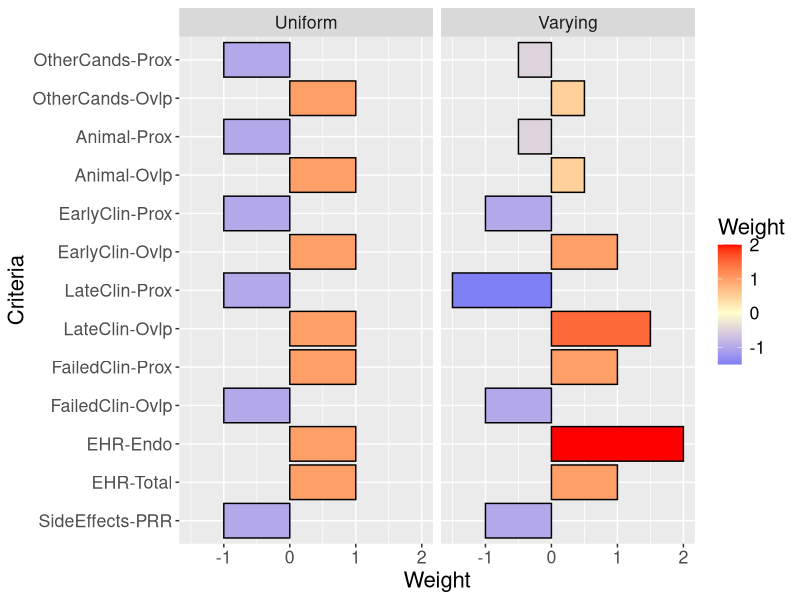
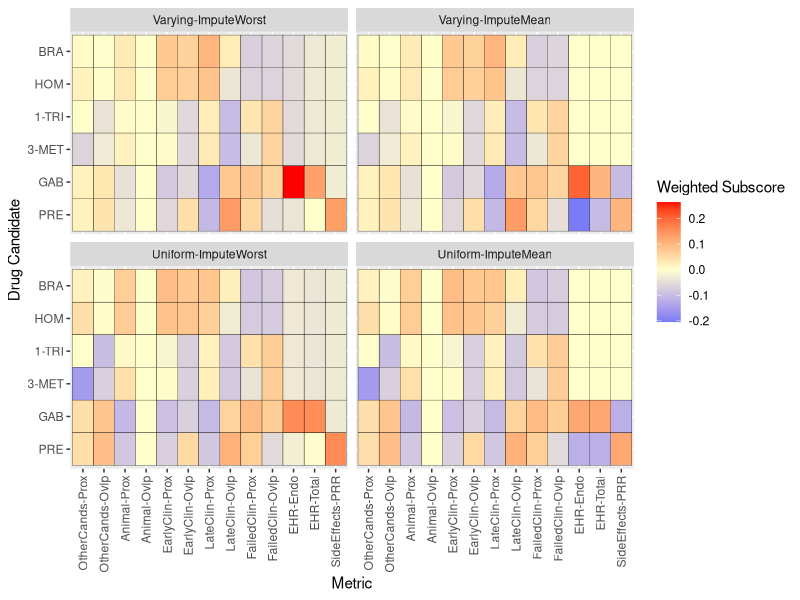
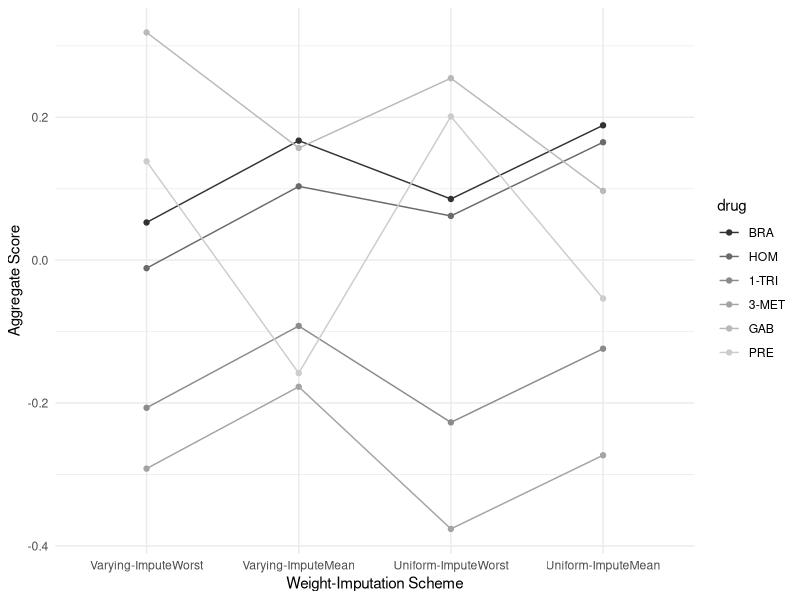
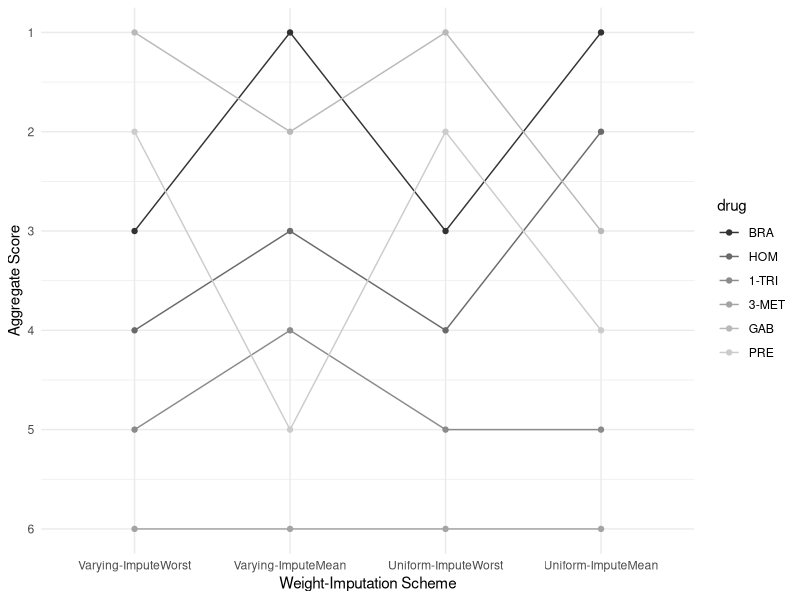
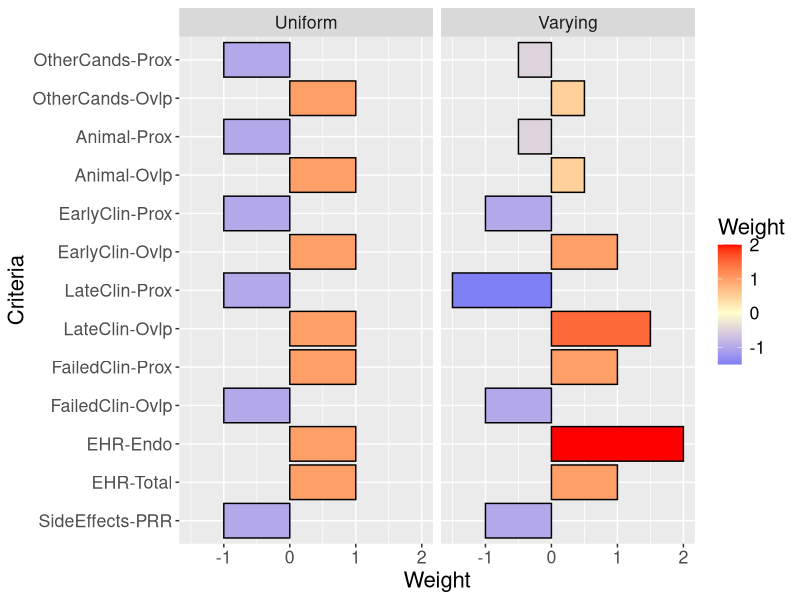
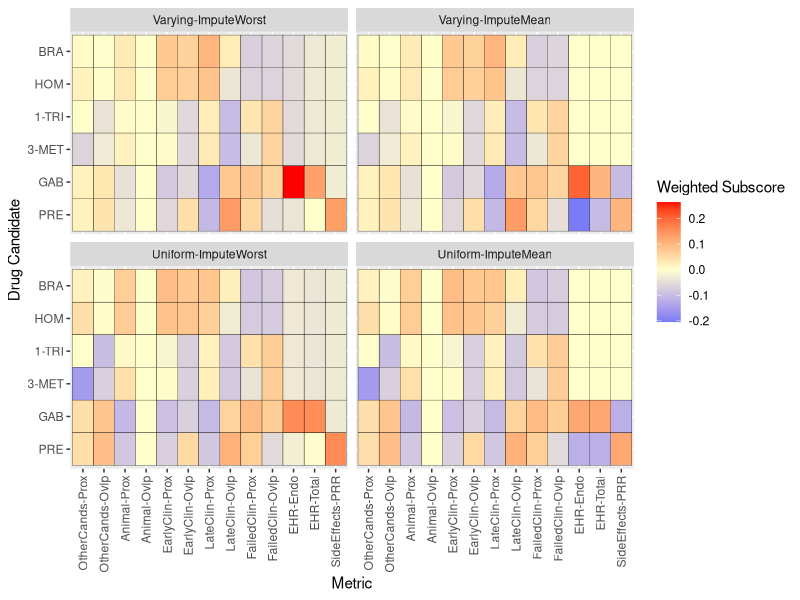
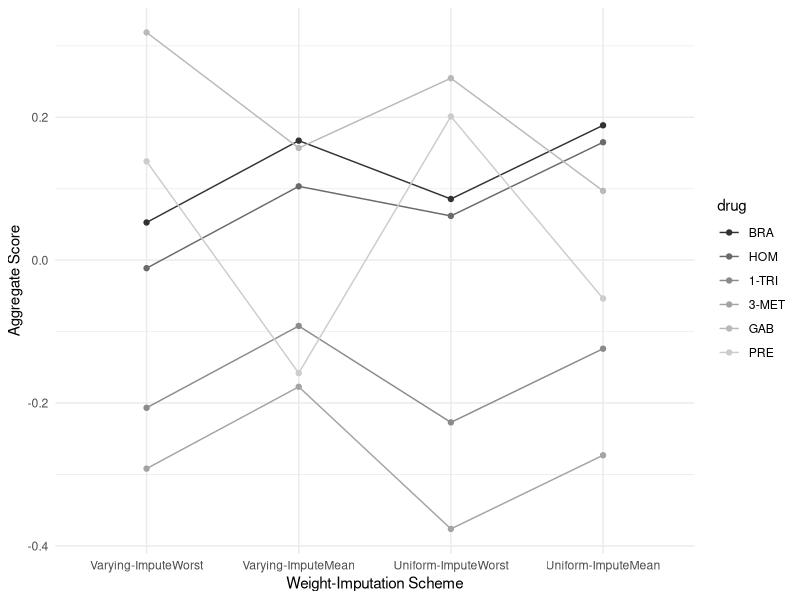
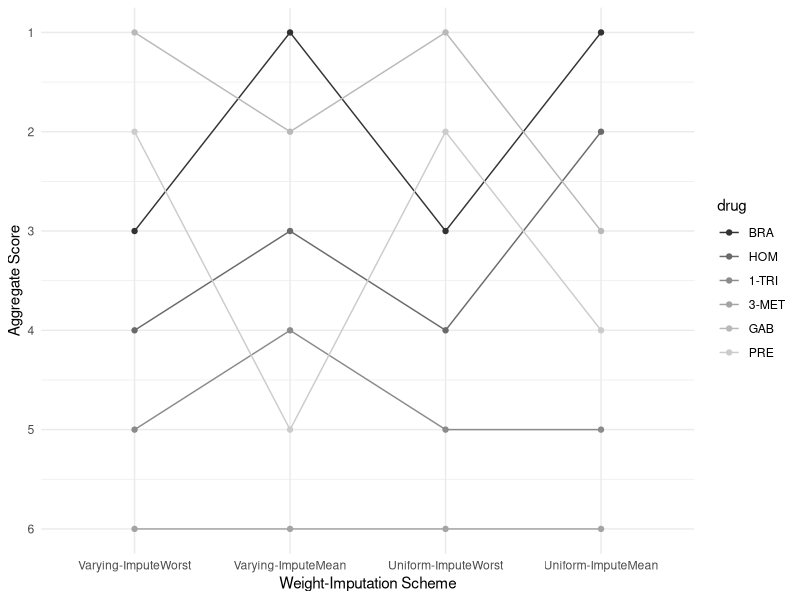

Reproduce these figures in R, in order.
## ---- chunk 1
knitr::opts_chunk$set(echo = TRUE)

library(here)
library(readxl)
library(tidyverse)
library(ggplot2)

if (!dir.exists(here('data/score_output'))) {
  dir.create(here('data/score_output'))
}
## ---- chunk 2
overlap_df <- read.csv(here('data/score_output/metric_similarity.csv'))
side_effect_df <- read.csv(here('data/score_output/metric_prr.csv'))
ehr_df <- read_excel(here('data/score_output/metric_ehr.xlsx'))

overlap_reformat_df <- overlap_df |> 
  dplyr::select(drug, reference, proximity, raw_overlap) |> # exclude pval from evidence score for now
  mutate(drug = tolower(drug)) |>
  pivot_wider(names_from=reference, values_from=c(raw_overlap, proximity)) 

side_effect_reformat_df <- side_effect_df |>
  dplyr::select(drug, mean_PRR) |> 
  mutate(drug = tolower(drug)) 

ehr_reformat_df <- ehr_df |>
  dplyr::select(drug, total_taking, endo_taking_excl_window) |> 
  mutate(drug = tolower(drug))

criteria_df <- overlap_reformat_df |>
  left_join(side_effect_reformat_df, by=c('drug')) |>
  left_join(ehr_reformat_df, by=c('drug')) |>
  pivot_longer(!drug, names_to='criteria', values_to='value')
## ---- chunk 3
weights_unif <- read_excel(here('data/score_input/weighting_schemes.xlsx'), sheet='Uniform_Weights')
weights_vary <- read_excel(here('data/score_input/weighting_schemes.xlsx'), sheet='Varying_Weights')
impute_mean <- read_excel(here('data/score_input/weighting_schemes.xlsx'), sheet='Mean_Impute')
impute_worst <- read_excel(here('data/score_input/weighting_schemes.xlsx'), sheet='Worst_Impute')

scheme_unif_mean <- weights_unif |> 
  inner_join(impute_mean, by=c('criteria')) |>
  mutate(scheme = 'uniform_impute_mean')
scheme_unif_worst <- weights_unif |>
  inner_join(impute_worst, by=c('criteria')) |>
  mutate(scheme = 'uniform_impute_worst')
scheme_vary_mean <- weights_vary |>
  inner_join(impute_mean, by=c('criteria')) |>
  mutate(scheme = 'varying_impute_mean')
scheme_vary_worst <- weights_vary |>
  inner_join(impute_worst, by=c('criteria')) |>
  mutate(scheme = 'varying_impute_worst')

schemes_df <- bind_rows(scheme_unif_mean, scheme_unif_worst, scheme_vary_mean, scheme_vary_worst) |>
  group_by(scheme) |>
  mutate(standardized_weight = weight / sum(weight^2))

## ---- chunk 4
scores_df <- criteria_df |>
  left_join(schemes_df, by=c('criteria')) |>
  group_by(scheme, criteria) |>
  mutate(value = 
           case_when(
             is.na(value) & impute_value == 'mean' ~ mean(value, na.rm=TRUE),
             is.na(value) & impute_value == 'max' ~ max(value, na.rm=TRUE),
             is.na(value) & impute_value == 'min' ~ min(value, na.rm=TRUE),
             is.na(value) & impute_value == 'zero' ~ 0,
             TRUE ~ value),
         standardized_value = 
           case_when(
             sd(value) == 0 ~ value,
             TRUE ~ (value - mean(value)) / sd(value)),
         weighted_value = standardized_weight * standardized_value) |>
  dplyr::select(-impute_value)
write.csv(scores_df, here('data/score_output/individual_subscores.csv'))

summed_scores_df <- scores_df |>
  group_by(drug, scheme) |>
  summarise(score = sum(weighted_value)) |>
  arrange(desc(score)) |>
  ungroup() |>
  group_by(scheme) |>
  mutate(rank = 1:n()) 
write.csv(summed_scores_df, here('data/score_output/aggregated_scores.csv'))
## ---- chunk 5
criteria_lbls <- list("proximity_other_cands" = "OtherCands-Prox",
                      "raw_overlap_other_cands" = "OtherCands-Ovlp",
                      "proximity_animal" = "Animal-Prox",
                      "raw_overlap_animal" = "Animal-Ovlp",
                      "proximity_clinical_p12" = "EarlyClin-Prox",
                      "raw_overlap_clinical_p12" = "EarlyClin-Ovlp",
                      "proximity_clinical_p3plus" = "LateClin-Prox",
                      "raw_overlap_clinical_p3plus" = "LateClin-Ovlp",
                      "proximity_clinical_failed" = "FailedClin-Prox",
                      "raw_overlap_clinical_failed" = "FailedClin-Ovlp",
                      "endo_taking_excl_window" = "EHR-Endo",
                      "total_taking" = "EHR-Total",
                      "mean_PRR" = "SideEffects-PRR")

criteria_order <- names(criteria_lbls)

drug_lbls <- list("brassinolide_ctd_00001097" = "BRA",
                  "homocastasterone_ctd_00002741" = "HOM",
                  "1-trichloromethyl-1,2,3,4-tetrahydro-beta-carboline_ctd_00002689" = "1-TRI",
                  "3-methyladenine_ctd_00001217" = "3-MET",
                  "gabapentin" = "GAB",
                  "pregabalin" = "PRE")
drug_order <- names(drug_lbls)

scheme_lbls <- c("varying_impute_worst" = "Varying-ImputeWorst", 
                 "varying_impute_mean" = "Varying-ImputeMean", 
                 "uniform_impute_worst" = "Uniform-ImputeWorst", 
                 "uniform_impute_mean" = "Uniform-ImputeMean")

scheme_order <- names(scheme_lbls)
scheme_labeller <- as_labeller(scheme_lbls)
## ---- chunk 6
weights_vary$criteria_abbrev <- factor(weights_vary$criteria, level=criteria_order)
weights_vary$scheme <- 'Varying'
weights_unif$criteria_abbrev <- factor(weights_unif$criteria, level=criteria_order)
weights_unif$scheme <- 'Uniform'
weights <- bind_rows(weights_vary, weights_unif)

ggplot(weights, aes(x=criteria_abbrev, y=weight, fill=weight)) + 
  geom_col(color='black') +
  scale_fill_gradient2(low = "#075AFF",
                       mid = "#FFFFCC",
                       high = "#FF0000",
                       name='Weight') + 
  scale_x_discrete(labels=criteria_lbls, limits=rev) +
  coord_flip() +
  xlab('Criteria') +
  ylab('Weight') +
  facet_wrap(vars(scheme)) +
  theme(text = element_text(size = 16))    

ggsave(here('figs/weights_bar.png'))

## ---- chunk 7
scores_df$drug <- factor(scores_df$drug, level=drug_order)
scores_df$criteria <- factor(scores_df$criteria, level=criteria_order)
scores_df$scheme <- factor(scores_df$scheme, level=scheme_order)

ggplot(scores_df, aes(criteria, drug, fill=weighted_value)) + 
  geom_tile(color='black') + 
  scale_fill_gradient2(low = "#075AFF",
                       mid = "#FFFFCC",
                       high = "#FF0000",
                       name = "Weighted Subscore") + 
  scale_x_discrete(labels=criteria_lbls) +
  scale_y_discrete(labels=drug_lbls, limits=rev) + 
  theme(axis.text.x = element_text(angle = 90, vjust=0.5, hjust=1)) +
  facet_wrap(vars(scheme), labeller=scheme_labeller) +
  xlab("Metric") + 
  ylab("Drug Candidate")

ggsave(here('figs/score_heatmaps.png'))

## ---- chunk 8
summed_scores_df$drug <- factor(summed_scores_df$drug, level=drug_order)
summed_scores_df$scheme <- factor(summed_scores_df$scheme, level=scheme_order)

ggplot(summed_scores_df, aes(x=scheme, y=score, group=drug, color=drug)) +
  geom_line() +
  geom_point() +
  scale_x_discrete(labels=scheme_lbls) +
  scale_color_discrete(labels=drug_lbls) + 
  scale_color_grey(labels=drug_lbls) +
  xlab('Weight-Imputation Scheme') + 
  ylab('Aggregate Score') +
  theme_minimal()

ggsave(here('figs/score_lineplot.png'))

ggplot(summed_scores_df, aes(x=scheme, y=rank, group=drug, color=drug)) +
  geom_line() +
  geom_point() +
  scale_x_discrete(labels=scheme_lbls) +
  scale_y_reverse(breaks=1:6) +
  scale_color_grey(labels=drug_lbls) + 
  xlab('Weight-Imputation Scheme') + 
  ylab('Aggregate Score') +
  theme_minimal() 

ggsave(here('figs/rank_lineplot.png'))

